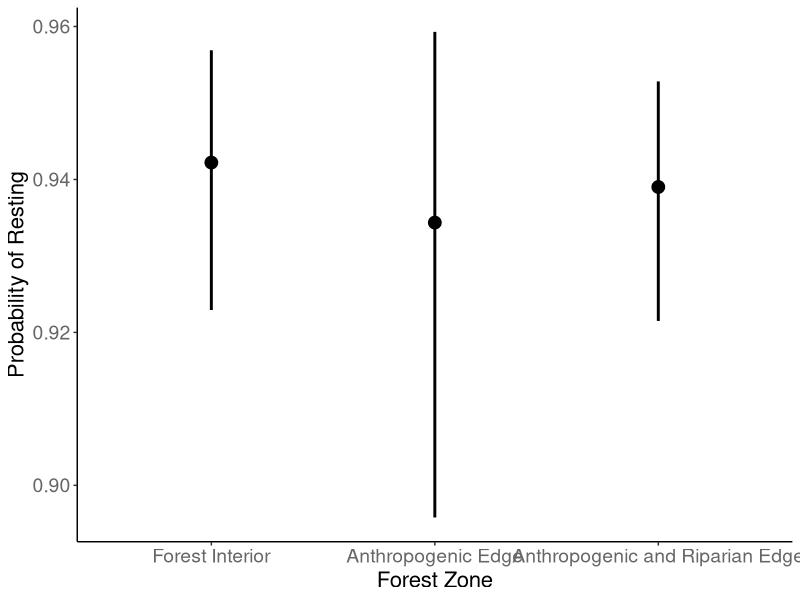
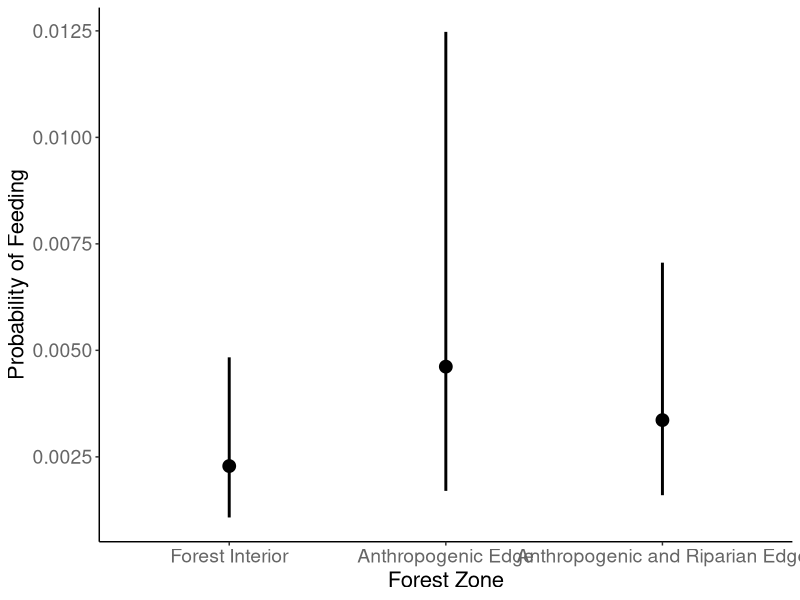
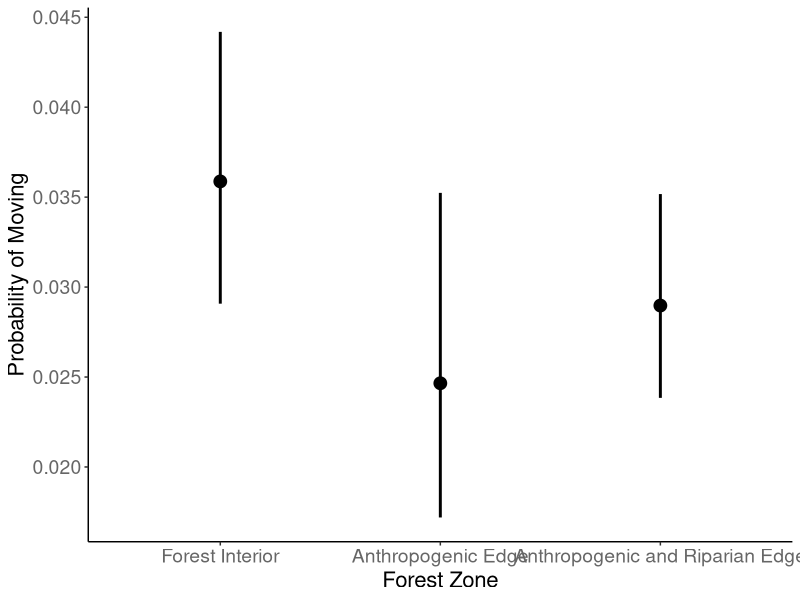
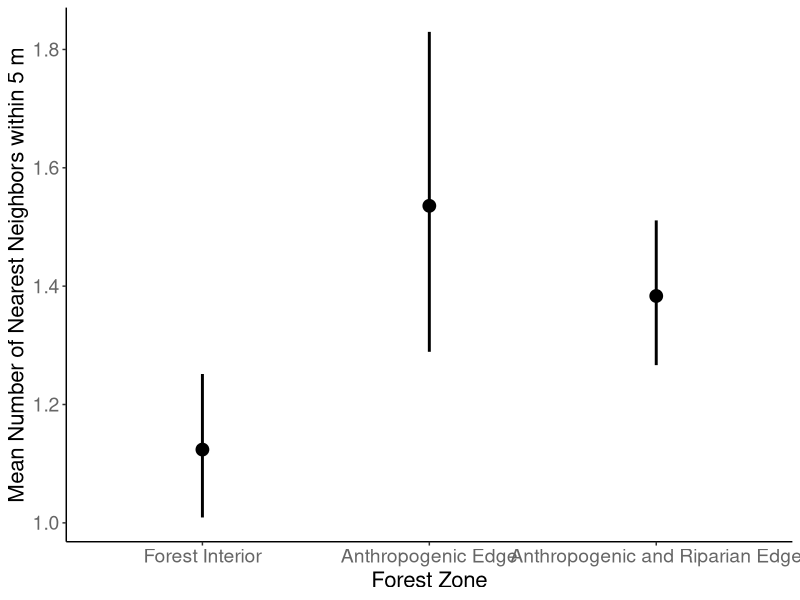
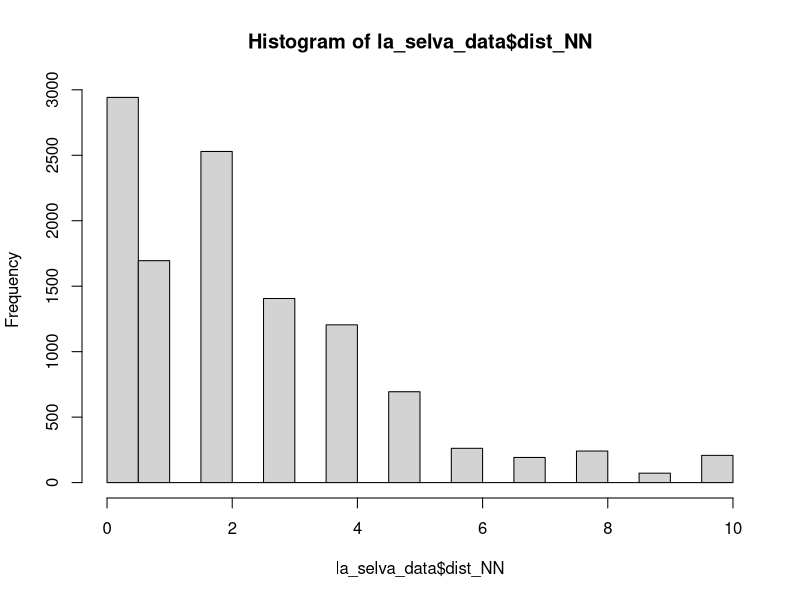
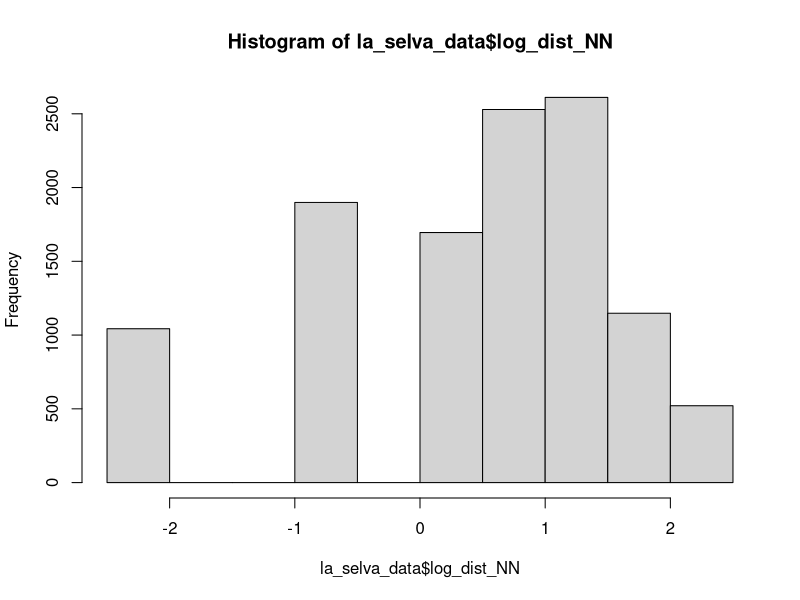
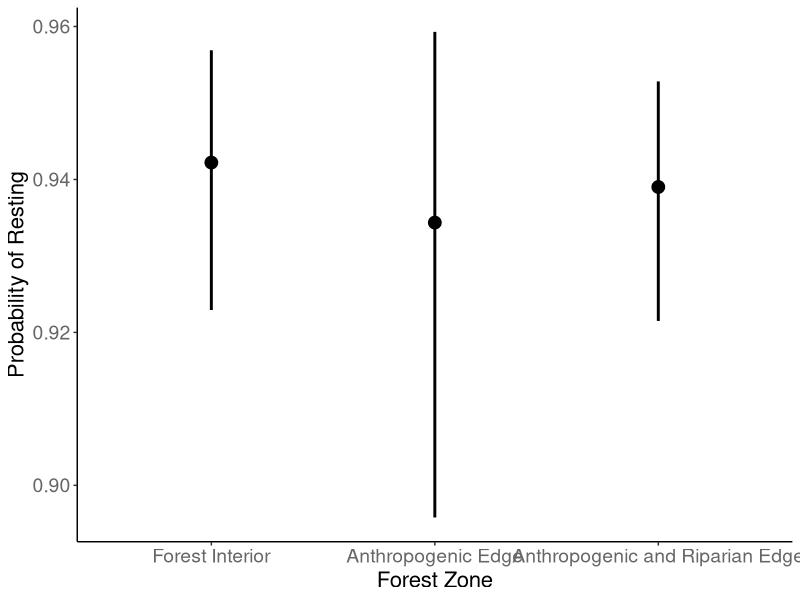
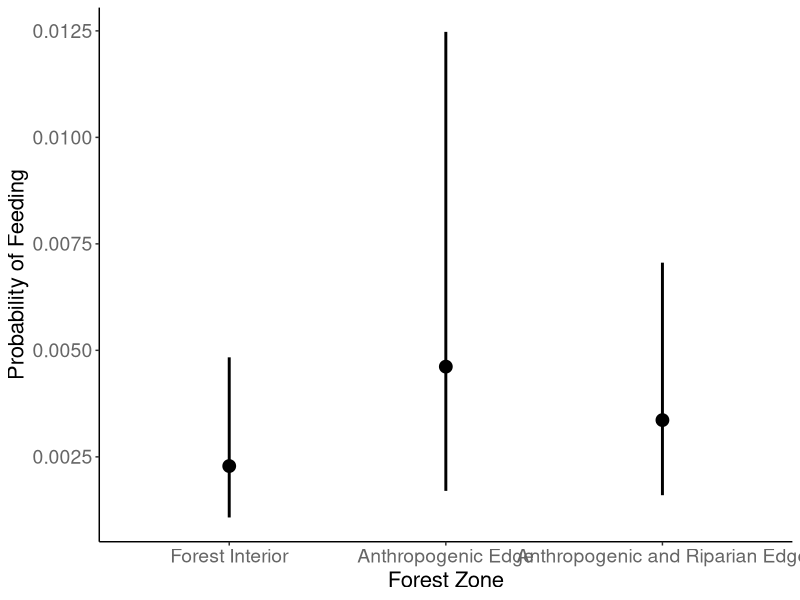

Write the R code that produced these figures, in order. (Note: this script raises an error after producing the figures.)
#### 2/26/2026
#### Kurt Riggin
#### GLMM fitting



# Load packages
library(glmmTMB)
library(tidyverse)
library(emmeans)

# Load data 
la_selva_data <- read.csv("all_la_selva_data.csv")


# Model Fitting (Forest zone fixed effect, ID random effect, and null models)
# Factor edge type
la_selva_data$edge_type <- factor(la_selva_data$edge_type)
la_selva_data$edge_type <- relevel(la_selva_data$edge_type, ref = "I")



# Resting GLMM
resting_model <- glmmTMB(
  Rest ~ edge_type + (1|id), 
  data = la_selva_data, 
  family = binomial(link = "logit")
  )
summary(resting_model)

resting_null_model <- glmmTMB(
  Rest ~ 1 + (1|id), 
  data = la_selva_data, 
  family = binomial(link = "logit")
  )
summary(resting_null_model)

rest_est_ci <- emmeans(resting_model, ~ edge_type, type = "response")
rest_est_ci <- as.data.frame(rest_est_ci)
rest_est_ci$edge_type <- as.character(rest_est_ci$edge_type)
rest_est_ci$edge_type[rest_est_ci$edge_type == "I"] <- "Forest Interior"
rest_est_ci$edge_type[rest_est_ci$edge_type == "A"] <- "Anthropogenic Edge"
rest_est_ci$edge_type[rest_est_ci$edge_type == "B"] <- "Anthropogenic and Riparian Edge"
rest_est_ci

prob_rest_plot <- ggplot(rest_est_ci, 
                         aes(x = factor(edge_type, levels = c("Forest Interior",
                                                              "Anthropogenic Edge",
                                                              "Anthropogenic and Riparian Edge")), 
                             y = prob)) + 
  geom_point(size = 4) +
  geom_errorbar(aes(ymin = asymp.LCL, 
                    ymax = asymp.UCL),
                width = 0, 
                linewidth = 1) +
  labs(
    x = "Forest Zone",
    y = "Probability of Resting",
  ) + 
  theme_classic() +
  theme(
    axis.title = element_text(size = 16), 
    axis.text = element_text(size = 14, color = "grey40"),
    legend.title = element_text(size = 14),
    legend.text = element_text(size = 12)
  )


prob_rest_plot

ggsave(
  plot = prob_rest_plot,
  "prob_rest_plot.pdf",
  width = 10,
  height = 8,
  dpi = 300
)




# Feeding
feeding_model <- glmmTMB(
  Feed ~ edge_type + (1|id), 
  data = la_selva_data, 
  family = binomial(link = "logit")
  )
summary(feeding_model)

feeding_null_model <- glmmTMB(
  Feed ~ 1 + (1|id), 
  data = la_selva_data, 
  family = binomial(link = "logit")
  )
summary(feeding_null_model)

feed_est_ci <- emmeans(feeding_model, ~ edge_type, type = "response")
feed_est_ci <- as.data.frame(feed_est_ci)
feed_est_ci$edge_type <- as.character(feed_est_ci$edge_type)
feed_est_ci$edge_type[feed_est_ci$edge_type == "I"] <- "Forest Interior"
feed_est_ci$edge_type[feed_est_ci$edge_type == "A"] <- "Anthropogenic Edge"
feed_est_ci$edge_type[feed_est_ci$edge_type == "B"] <- "Anthropogenic and Riparian Edge"
feed_est_ci

prob_feed_plot <- ggplot(feed_est_ci, 
                         aes(x = factor(edge_type, levels = c("Forest Interior",
                                                              "Anthropogenic Edge",
                                                              "Anthropogenic and Riparian Edge")), 
                             y = prob)) + 
  geom_point(size = 4) +
  geom_errorbar(aes(ymin = asymp.LCL, 
                    ymax = asymp.UCL),
                width = 0, 
                linewidth = 1) +
  labs(
    x = "Forest Zone",
    y = "Probability of Feeding",
  ) + 
  theme_classic() +
  theme(
    axis.title = element_text(size = 16), 
    axis.text = element_text(size = 14, color = "grey40"),
    legend.title = element_text(size = 14),
    legend.text = element_text(size = 12)
  )


prob_feed_plot

ggsave(
  plot = prob_feed_plot,
  "prob_feed_plot.pdf",
  width = 10,
  height = 8,
  dpi = 300
)






# Moving
moving_model <- glmmTMB(
  Move ~ edge_type + (1|id), 
  data = la_selva_data, 
  family = binomial(link = "logit")
  )
summary(moving_model)

moving_null_model <- glmmTMB(
  Move ~ 1 + (1|id), 
  data = la_selva_data, 
  family = binomial(link = "logit")
  )
summary(moving_null_model)


move_est_ci <- emmeans(moving_model, ~ edge_type, type = "response")
move_est_ci <- as.data.frame(move_est_ci)
move_est_ci$edge_type <- as.character(move_est_ci$edge_type)
move_est_ci$edge_type[move_est_ci$edge_type == "I"] <- "Forest Interior"
move_est_ci$edge_type[move_est_ci$edge_type == "A"] <- "Anthropogenic Edge"
move_est_ci$edge_type[move_est_ci$edge_type == "B"] <- "Anthropogenic and Riparian Edge"
move_est_ci

prob_move_plot <- ggplot(move_est_ci, 
                         aes(x = factor(edge_type, levels = c("Forest Interior",
                                                              "Anthropogenic Edge",
                                                              "Anthropogenic and Riparian Edge")), 
                             y = prob)) + 
  geom_point(size = 4) +
  geom_errorbar(aes(ymin = asymp.LCL, 
                    ymax = asymp.UCL),
                width = 0, 
                linewidth = 1) +
  labs(
    x = "Forest Zone",
    y = "Probability of Moving",
  ) + 
  theme_classic() +
  theme(
    axis.title = element_text(size = 16), 
    axis.text = element_text(size = 14, color = "grey40"),
    legend.title = element_text(size = 14),
    legend.text = element_text(size = 12)
  )


prob_move_plot

ggsave(
  plot = prob_move_plot,
  "prob_move_plot.pdf",
  width = 10,
  height = 8,
  dpi = 300
)











# Number of nearest neighbors (SIGNIFICANT)
la_selva_data$num_NN <- as.numeric(la_selva_data$num_NN)

num_NN_model <- glmmTMB(
  num_NN ~ edge_type + (1|id), 
  data = la_selva_data, 
  family = poisson(link = "log")
  )
summary(num_NN_model)

num_NN_null_model <- glmmTMB(
  num_NN ~ 1 + (1|id), 
  data = la_selva_data, 
  family = poisson(link = "log")
  )
summary(num_NN_null_model)



num_NN_est_ci <- emmeans(num_NN_model, ~ edge_type, type = "response")
num_NN_est_ci <- as.data.frame(num_NN_est_ci)
num_NN_est_ci$edge_type <- as.character(num_NN_est_ci$edge_type)
num_NN_est_ci$edge_type[num_NN_est_ci$edge_type == "I"] <- "Forest Interior"
num_NN_est_ci$edge_type[num_NN_est_ci$edge_type == "A"] <- "Anthropogenic Edge"
num_NN_est_ci$edge_type[num_NN_est_ci$edge_type == "B"] <- "Anthropogenic and Riparian Edge"
num_NN_est_ci

mean_num_NN_plot <- ggplot(num_NN_est_ci, 
                         aes(x = factor(edge_type, levels = c("Forest Interior",
                                                              "Anthropogenic Edge",
                                                              "Anthropogenic and Riparian Edge")), 
                             y = rate)) + 
  geom_point(size = 4) +
  geom_errorbar(aes(ymin = asymp.LCL, 
                    ymax = asymp.UCL),
                width = 0, 
                linewidth = 1) +
  labs(
    x = "Forest Zone",
    y = "Mean Number of Nearest Neighbors within 5 m",
  ) + 
  theme_classic() +
  theme(
    axis.title = element_text(size = 16), 
    axis.text = element_text(size = 14, color = "grey40"),
    legend.title = element_text(size = 14),
    legend.text = element_text(size = 12)
  )


mean_num_NN_plot

ggsave(
  plot = mean_num_NN_plot,
  "mean_num_NN_plot.pdf",
  width = 10,
  height = 8,
  dpi = 300
)






# Distance to nearest neighbors
hist(la_selva_data$dist_NN)
la_selva_data <- la_selva_data %>%
  mutate(log_dist_NN = log(dist_NN + 0.1))
hist(la_selva_data$log_dist_NN)

dist_NN_model <- glmmTMB(
  log_dist_NN ~ edge_type + (1 | id),
  data = la_selva_data,
  family = gaussian()
)
summary(dist_NN_model)

dist_NN_null_model <- glmmTMB(
  log_dist_NN ~ 1 + (1 | id),
  data = la_selva_data,
  family = gaussian()
)
summary(dist_NN_null_model)

dist_NN_est_ci <- emmeans(dist_NN_model, ~ edge_type)
dist_NN_est_ci

dist_df <- as.data.frame(dist_NN_est_ci)

dist_df <- dist_df %>%
  mutate(
    mean_dist = exp(emmean) - 0.1,
    lower = exp(asymp.LCL) - 0.1,
    upper = exp(asymp.UCL) - 0.1
  )

dist_df



dist_df$edge_type <- as.character(dist_df$edge_type)
dist_df$edge_type[dist_df$edge_type == "I"] <- "Forest Interior"
dist_df$edge_type[dist_df$edge_type == "A"] <- "Anthropogenic Edge"
dist_df$edge_type[dist_df$edge_type == "B"] <- "Anthropogenic and Riparian Edge"
dist_df

mean_dist_NN_plot <- ggplot(dist_df, 
                           aes(x = factor(edge_type, levels = c("Forest Interior",
                                                                "Anthropogenic Edge",
                                                                "Anthropogenic and Riparian Edge")), 
                               y = mean_dist)) + 
  geom_point(size = 4) +
  geom_errorbar(aes(ymin = lower, 
                    ymax = upper),
                width = 0, 
                linewidth = 1) +
  labs(
    x = "Forest Zone",
    y = "Mean Distance to Nearest Neighbor (m)",
  ) + 
  theme_classic() +
  theme(
    axis.title = element_text(size = 16), 
    axis.text = element_text(size = 14, color = "grey40"),
    legend.title = element_text(size = 14),
    legend.text = element_text(size = 12)
  )


mean_dist_NN_plot

ggsave(
  plot = mean_dist_NN_plot,
  "mean_dist_NN_plot.pdf",
  width = 10,
  height = 8,
  dpi = 300
)
